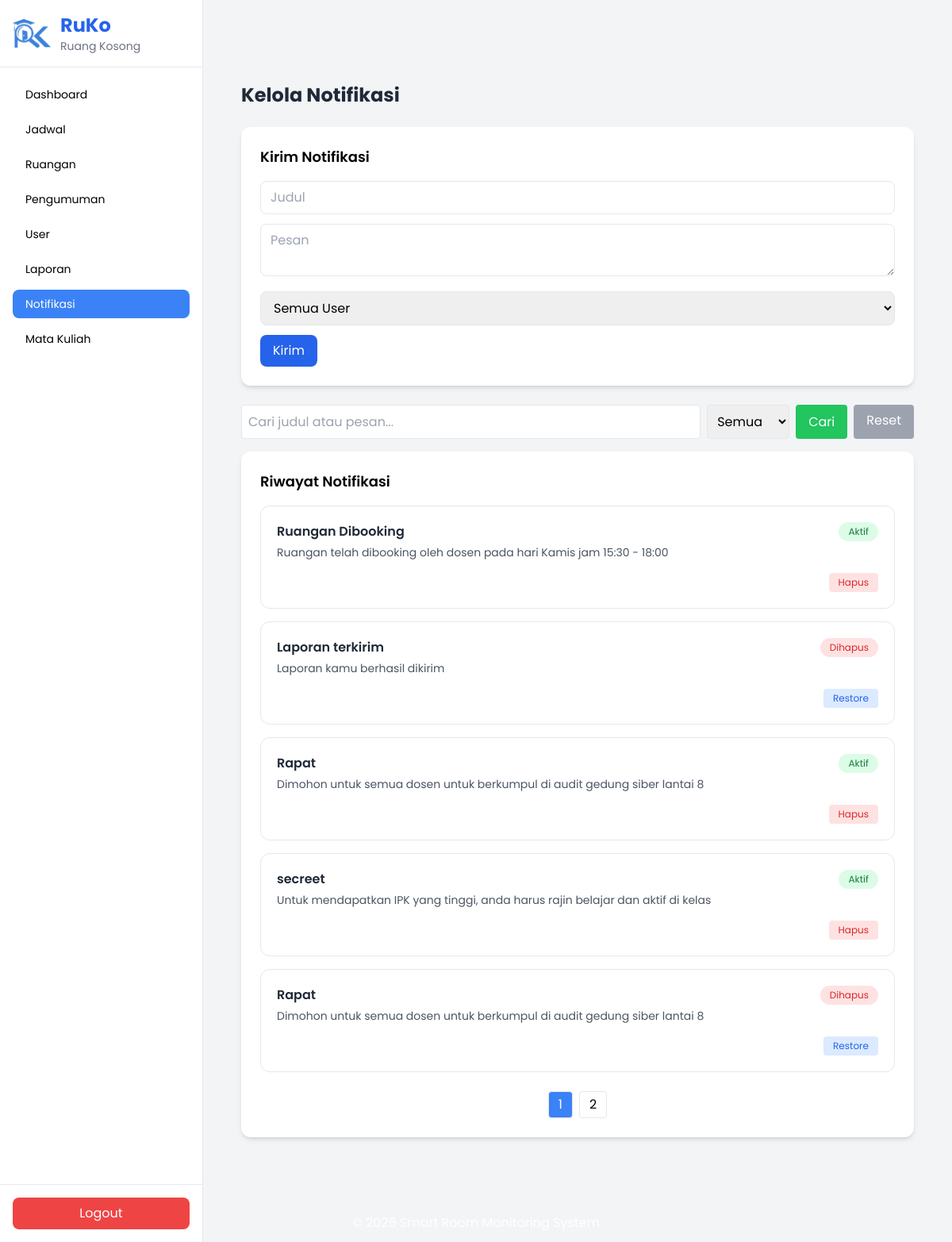
The app's page /?menu=notifikasi (signed in), older data.
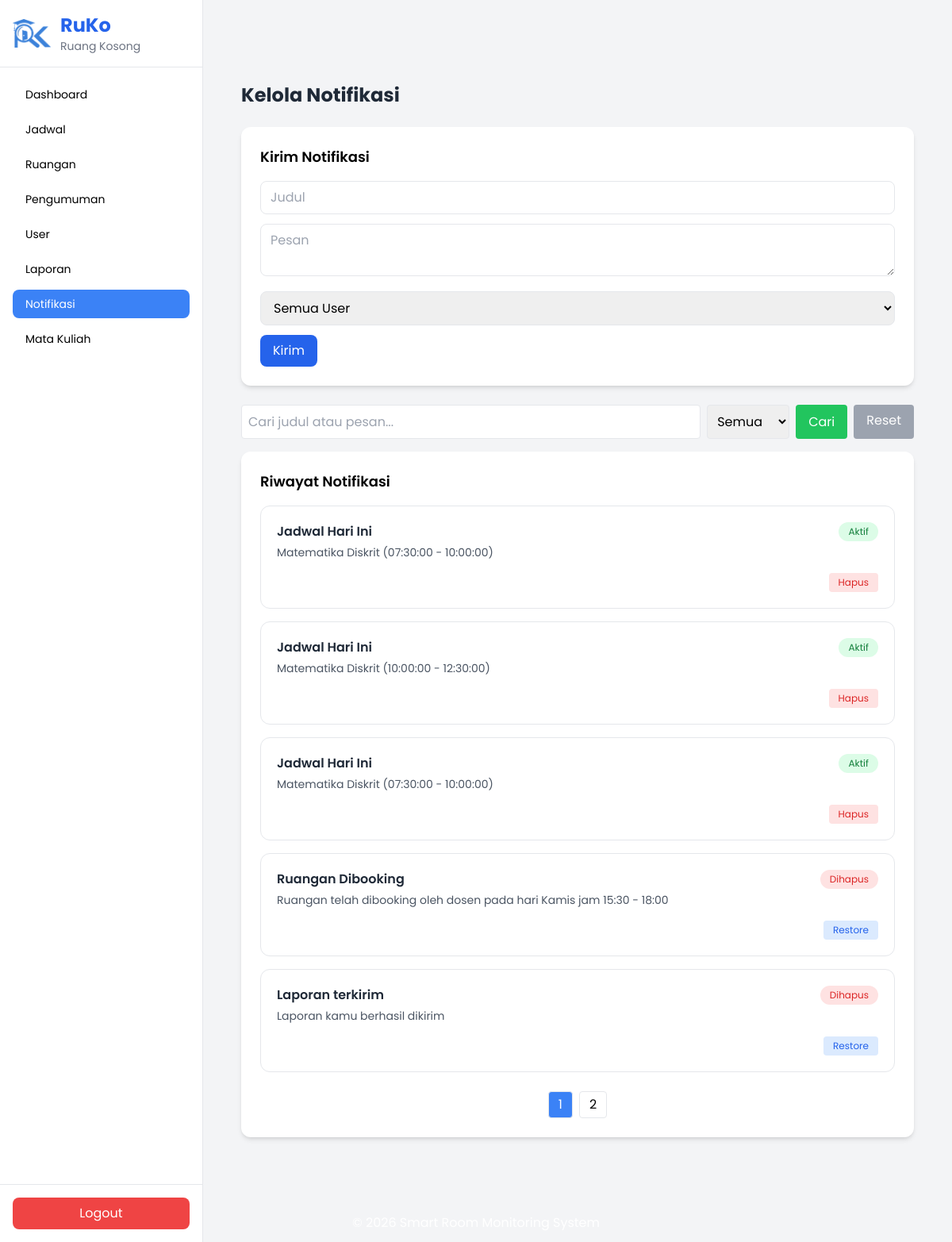
The same page, newer data.
### tables this page shows
CREATE TABLE `notifikasi` (
  `id_notifikasi` int(11) NOT NULL,
  `judul` varchar(100) DEFAULT NULL,
  `pesan` text DEFAULT NULL,
  `created_at` datetime DEFAULT NULL,
  `status` enum('aktif','dihapus') DEFAULT 'aktif'
);

### admin/kelola_notifikasi.php (the view, shortened to what this page needs)
<?php
include "config/koneksi.php";
$conn->query("
DELETE FROM notifikasi
WHERE status='dihapus'
AND created_at < NOW() - INTERVAL 30 DAY
");
$limit = 5;
$page  = isset($_GET['page']) ? (int)$_GET['page'] : 1;
$start = ($page - 1) * $limit;
$cari = $_GET['cari'] ?? '';
$status_filter = $_GET['status'] ?? 'semua';
$sql = "SELECT * FROM notifikasi WHERE 1=1";
$sql_count = $sql;
$sql .= " ORDER BY id_notifikasi DESC LIMIT $start, $limit";
$data = $conn->query($sql);
$total_data = $conn->query($sql_count)->num_rows;
$total_page = ceil($total_data / $limit);
?>
<div class="p-6 space-y-6">
<div>
    <h2 class="text-2xl font-bold text-gray-800">
        Kelola Notifikasi
    </h2>
</div>
<div class="max-w-4xl mx-auto mt-6">
<div class="bg-white shadow-md rounded-xl p-6 mb-6">
<h3 class="text-lg font-semibold mb-4">Kirim Notifikasi</h3>
<form method="POST">
    <input type="text" name="judul"
    class="w-full border rounded-lg px-3 py-2 mb-3"
    placeholder="Judul" required>
    <textarea name="pesan"
    class="w-full border rounded-lg px-3 py-2 mb-3"
    placeholder="Pesan" required></textarea>
    <select name="target"
    class="w-full border rounded-lg px-3 py-2 mb-3">
        <option value="">Semua User</option>
    </select>
    <button name="kirim"
    class="bg-blue-600 text-white px-4 py-2 rounded-lg">
    Kirim
    </button>
</form>
</div>
<form method="GET" class="mb-4 flex gap-2">
    <input type="text" name="cari"
        placeholder="Cari judul atau pesan..."
        value="<?= htmlspecialchars($cari) ?>"
        class="border p-2 rounded w-full">
    <select name="status" class="border p-2 rounded">
        <option value="semua" <?= $status_filter=='semua'?'selected':'' ?>>Semua</option>
    </select>
    <button class="bg-green-500 text-white px-4 py-2 rounded">
        Cari
    </button>
    <a href="index.php?menu=notifikasi"
       class="bg-gray-400 text-white px-4 py-2 rounded">
       Reset
    </a>
</form>
<div class="bg-white shadow-md rounded-xl p-6">
<h4 class="text-lg font-semibold mb-4">Riwayat Notifikasi</h4>
<?php if($data && $data->num_rows > 0){ ?>
<div class="space-y-4">
<?php while($d = $data->fetch_assoc()): ?>
<div class="border rounded-xl p-5 hover:shadow-md transition">
    <div class="flex justify-between items-start">
        <div>
            <h3 class="font-semibold text-gray-800">
                <?= $d['judul'] ?>
            </h3>
            <p class="text-sm text-gray-600 mt-1">
                <?= $d['pesan'] ?>
            </p>
        </div>
        <?php if($d['status'] == 'aktif'): ?>
            <span class="bg-green-100 text-green-700 text-xs px-3 py-1 rounded-full">
                Aktif
            </span>
        <?php else: ?>
            <span class="bg-red-100 text-red-600 text-xs px-3 py-1 rounded-full">
                Dihapus
            </span>
        <?php endif; ?>
    </div>
    <div class="flex justify-end mt-4">
        <?php if($d['status'] == 'aktif'): ?>
        <a href="index.php?menu=notifikasi&hapus=<?= $d['id_notifikasi'] ?>"
        class="bg-red-100 text-red-600 px-3 py-1 rounded text-xs">
        Hapus
        </a>
        <?php else: ?>
        <a href="index.php?menu=notifikasi&restore=<?= $d['id_notifikasi'] ?>"
        class="bg-blue-100 text-blue-600 px-3 py-1 rounded text-xs">
        Restore
        </a>
        <?php endif; ?>
    </div>
</div>
<?php endwhile; ?>
</div>
<div class="flex justify-center mt-6 space-x-2">
<?php for($i = 1; $i <= $total_page; $i++): ?>
<a href="index.php?menu=notifikasi&page=<?= $i ?>&cari=<?= urlencode($cari) ?>&status=<?= $status_filter ?>"
   class="px-3 py-1 border rounded
   <?= ($i == $page) ? 'bg-blue-500 text-white' : '' ?>">
   <?= $i ?>
</a>
<?php endfor; ?>
</div>
<?php } else { ?>
<div class="text-center text-gray-400 py-10">
    Tidak ada data notifikasi
</div>
<?php } ?>
</div>
</div>
</div>

### index.php (shortened to what this page needs)
<!DOCTYPE html>
<html lang="id">
<head>
<script src="https://cdn.tailwindcss.com"></script>
</head>
<body class="bg-gray-100">
<?php
$role = $_SESSION['role'] ?? '';
?>
<div class="flex">
    <?php if($role == 'admin'){ ?>
        <?php include "includes/sidebar.php"; ?>
    <?php } ?>
    <div class="flex-1 pt-20 px-6 pb-10
    <?= ($role == 'admin') ? 'ml-64' : '' ?>">
        <?php include "includes/menu.php"; ?>
    </div>
</div>
</body>
</html>
<?php include "includes/footer.php"; ?>

### includes/sidebar.php (shortened to what this page needs)
<?php
$menu = $_GET['menu'] ?? '';
$role = $_SESSION['role'] ?? '';
?>
<div class="w-64 bg-white border-r fixed left-0 top-0 bottom-0 flex flex-col">
    <div class="p-4 flex items-center gap-3 text-blue-600 border-b">
    <img src="assets/img/logo_biruuu.png" class="w-12">
    <div>
        <div class="text-2xl font-bold">RuKo</div>
        <p class="text-sm text-gray-500">Ruang Kosong</p>
    </div>
</div>
    <nav class="flex-1 p-4 space-y-2 text-sm">
        <?php if($role == 'admin'): ?>
        <a href="?menu=dashboard_admin"
        class="block px-4 py-2 rounded-lg <?= $menu=='dashboard_admin'?'bg-blue-500 text-white':'' ?> hover:bg-blue-500 hover:text-white">
        Dashboard
        </a>
        <a href="?menu=kelola_jadwal"
        class="block px-4 py-2 rounded-lg <?= $menu=='kelola_jadwal'?'bg-blue-500 text-white':'' ?> hover:bg-blue-500 hover:text-white">
        Jadwal
        </a>
        <a href="?menu=kelola_ruangan"
        class="block px-4 py-2 rounded-lg <?= $menu=='kelola_ruangan'?'bg-blue-500 text-white':'' ?> hover:bg-blue-500 hover:text-white">
        Ruangan
        </a>
        <a href="?menu=kelola_pengumuman"
        class="block px-4 py-2 rounded-lg <?= $menu=='kelola_pengumuman'?'bg-blue-500 text-white':'' ?> hover:bg-blue-500 hover:text-white">
        Pengumuman
        </a>
        <a href="?menu=kelola_user"
        class="block px-4 py-2 rounded-lg <?= $menu=='kelola_user'?'bg-blue-500 text-white':'' ?> hover:bg-blue-500 hover:text-white">
        User
        </a>
        <a href="?menu=laporan"
        class="block px-4 py-2 rounded-lg <?= $menu=='laporan'?'bg-blue-500 text-white':'' ?> hover:bg-blue-500 hover:text-white">
        Laporan
        </a>
        <a href="?menu=notifikasi"
        class="block px-4 py-2 rounded-lg <?= $menu=='notifikasi'?'bg-blue-500 text-white':'' ?> hover:bg-blue-500 hover:text-white">
        Notifikasi
        </a>
        <a href="?menu=kelola_mata_kuliah"
        class="block px-4 py-2 rounded-lg <?= $menu=='kelola_mata_kuliah'?'bg-blue-500 text-white':'' ?> hover:bg-blue-500 hover:text-white">
        Mata Kuliah
        </a>
        <?php endif; ?>
    </nav>
    <div class="p-4 border-t">
        <a href="auth/logout.php"
        onclick="return confirm('Yakin ingin logout?')"
        class="block text-center bg-red-500 text-white py-2 rounded-lg hover:bg-red-600 transition">
        Logout
        </a>
    </div>
</div>

### includes/menu.php (shortened to what this page needs)
<?php
$menu = $_GET['menu'] ?? 'home';
$role = $_SESSION['role'] ?? '';
switch($menu){
case "notifikasi":
    if($role == "admin"){
        include "admin/kelola_notifikasi.php";
    } else {
        echo "<div class='text-red-500'>Akses ditolak</div>";
    }
break;
}
?>

### includes/footer.php (shortened to what this page needs)
<footer class="bg-dark text-white text-center p-3 mt-5">
</footer>

### index.php (style rules this page uses)
body { font-family:'Poppins',sans-serif; }

Row changes from the older to the newer data that the page shows:
no longer on this page (row unchanged): notifikasi: judul "Rapat", pesan "Dimohon untuk semua dosen untuk berkumpul di audit gedung siber lantai 8", status "Aktif"
removed notifikasi: judul "secreet", pesan "Untuk mendapatkan IPK yang tinggi, anda harus rajin belajar dan aktif di kelas", status "Aktif"
removed notifikasi: judul "Rapat", pesan "Dimohon untuk semua dosen untuk berkumpul di audit gedung siber lantai 8", status "Dihapus"
added notifikasi: judul "Jadwal Hari Ini", pesan "Matematika Diskrit (07:30:00 - 10:00:00)", status "Aktif"
added notifikasi: judul "Jadwal Hari Ini", pesan "Matematika Diskrit (10:00:00 - 12:30:00)", status "Aktif"
added notifikasi: judul "Jadwal Hari Ini", pesan "Matematika Diskrit (07:30:00 - 10:00:00)", status "Aktif"
changed notifikasi "Ruangan Dibooking": status "Aktif Hapus" → "Dihapus Restore"
